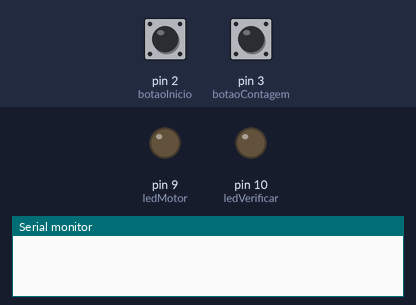
Bench run of a sketch on a simulated Arduino Uno, built with avr-gcc and run on an emulated ATmega328P. Shown: output pins drawn as LEDs (lit = HIGH), the last lines printed to the serial monitor. Inputs (shaded band) come from the test bench; at power-on: pin 2 (botaoInicio) HIGH, pin 3 (botaoContagem) HIGH.

Above: at 1.2 s.
1.3 s: pin 2 (botaoInicio) pulled LOW for 0.15 s
At 2.0 s:
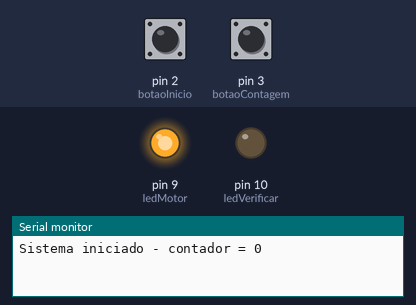
2.9 s: pin 3 (botaoContagem) pulled LOW for 0.15 s
Timing chart, 0 to 5.9 s (numbered marks = the images above; inputs shaded):
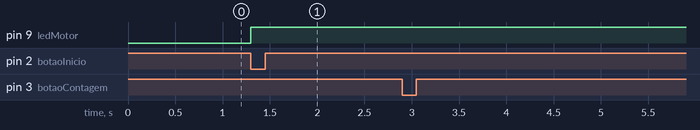

The sketch:

EXERCICIOTESTE1.ino
```cpp
const int botaoInicio = 2;
const int botaoContagem = 3;
const int ledMotor = 9;
const int ledVerificar = 10;

int contador = 0;
bool sistemaAtivo = false;

// Controle de tempo (piscar LED)
unsigned long tempoAnterior = 0;
const int intervalo = 600;
bool estadoLedVerificar = false;

// Controle de clique (anti-repetição simples)
bool ultimoEstadoContagem = HIGH;
bool ultimoEstadoInicio = HIGH;

void setup() {
  pinMode(botaoInicio, INPUT_PULLUP);
  pinMode(botaoContagem, INPUT_PULLUP);
  pinMode(ledMotor, OUTPUT);
  pinMode(ledVerificar, OUTPUT);

  Serial.begin(9600);
}

void loop() {
  bool estadoInicio = digitalRead(botaoInicio);
  bool estadoContagem = digitalRead(botaoContagem);

  // 🔵 BOTÃO INICIO (reset e start)
  if (estadoInicio == LOW && ultimoEstadoInicio == HIGH) {
    contador = 0;
    sistemaAtivo = true;

    digitalWrite(ledMotor, HIGH);
    digitalWrite(ledVerificar, LOW);

    Serial.println("Sistema iniciado - contador = 0");
  }
  ultimoEstadoInicio = estadoInicio;

  // 🟢 BOTÃO CONTAGEM
  if (sistemaAtivo && estadoContagem == LOW && ultimoEstadoContagem == HIGH) {
    contador++;
    Serial.print("Contagem: ");
    Serial.println(contador);

    if (contador >= 60) {
      sistemaAtivo = false;
      digitalWrite(ledMotor, LOW);
    }
  }
  ultimoEstadoContagem = estadoContagem;

  // 🔴 LED VERIFICAR (piscando com millis)
  if (!sistemaAtivo && contador >= 60) {
    unsigned long tempoAtual = millis();

    if (tempoAtual - tempoAnterior >= intervalo) {
      tempoAnterior = tempoAtual;
      estadoLedVerificar = !estadoLedVerificar;
      digitalWrite(ledVerificar, estadoLedVerificar);
    }
  } else {
    digitalWrite(ledVerificar, LOW);
  }
}
```

Measured:
- after the input at 1.3 s, pin 9 (ledMotor): LOW → HIGH at once
